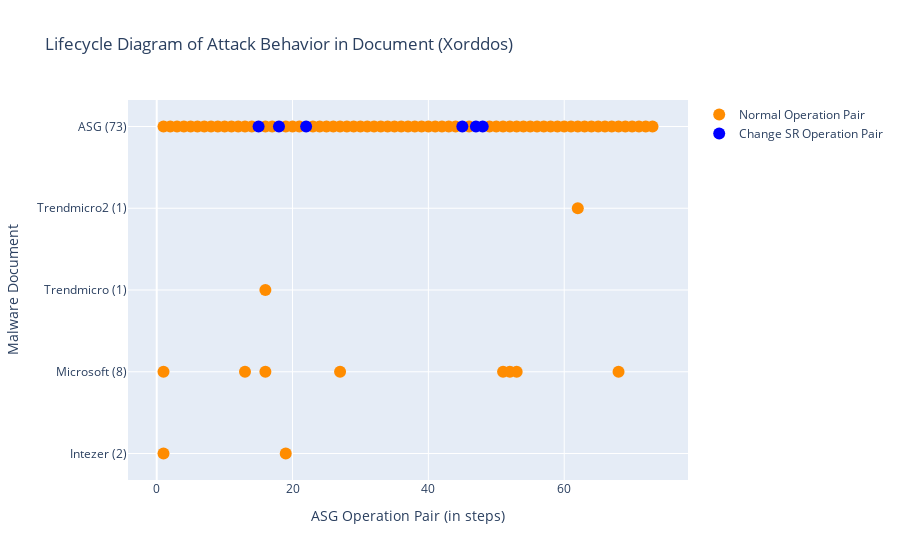

Notebook source saved alongside this figure:
### Markdown cell above
### Run Script: draw Lifecycle diagram
- 兩個 traces (legend) 一般的 OP 和 ChangeSys OP。分兩個顏色，不重疊。
- x: [a,a,a,a,b,b,b,c,c,c] 不同 report 的 step 可以放同一個 list，因為屬於同個 trace。

### Code cell
# import plotly.express as px
import plotly.graph_objects as go

def symmetric_difference(list1: list, list2: list) -> list:
    ''' return list1 - list2. '''
    s = set(list2)
    temp3 = [x for x in list1 if x not in s]
    return temp3

def draw_lifecycle(fset:FamilySet):
    familname = fset.familyname
    # reportnames = [rem.reportname for rem in fset.rem_lst if len(rem.match_regex)]

    fig = go.Figure()
    x, y = [], []
    x_sys, y_sys = [], []
    for i, rem in enumerate(fset.rem_lst):
        if len(rem.OPset_order_index) == 0:
            continue

        numOfDot = len(rem.OPset_order_index)
        reportname = rem.reportname.split('.')[0]
        reportname = reportname.split('-')[1]
        if reportname == 'Ms':
            reportname = 'Microsoft'
        reportname += f' ({numOfDot})'
        x_sys.extend(rem.SysOPset_order_index) # 改變系統設定檔的 OP
        y_sys.extend([reportname] * len(rem.SysOPset_order_index))
        current_x_normal = symmetric_difference(rem.OPset_order_index, rem.SysOPset_order_index) # 一般的/其餘的 OP
        # print(reportname, 'numOfDot', numOfDot, 'rem.OPset_order_index', rem.OPset_order_index)
        # print('x_normal', current_x_normal, 'x_sys', rem.SysOPset_order_index)
        x.extend(current_x_normal)
        y.extend([reportname] * len(current_x_normal))
        pass
    # todo: add baseline's lifecycle
    print()
    rowname = f'ASG ({len(fset.sample.OPset)})'
    current_x_system = fset.sample.OPset_sysOnly_ordered_index
    current_x_normal = symmetric_difference(list(range(len(fset.sample.OPset))), current_x_system) # all steps - sysobj steps
    # print(sorted(current_x_system)) # 只能放UPDATE的，OPEN/READ不能喔
    x_sys.extend(current_x_system)
    y_sys.extend([rowname] * len(current_x_system)) 
    x.extend(current_x_normal)
    y.extend([rowname] * len(current_x_normal))
    # print(rowname, len(fset.sample.OPset), len(current_x_system), len(current_x_normal))
    
    # normal OPs
    x = [idx+1 for idx in x] # add 1 to each asg index
    fig.add_trace(go.Scatter(
        x=x,
        y=y,
        marker=dict(color="darkorange", size=12),
        mode="markers",
        name="Normal Operation Pair",
    ))

    # changeSysObj OPs
    x_sys = x = [idx+1 for idx in x_sys]
    fig.add_trace(go.Scatter(
        x=x_sys,
        y=y_sys,
        marker=dict(color="blue", size=12),
        mode="markers",
        name="Change SR Operation Pair",
    ))

    fig.update_layout(title=f"Lifecycle Diagram of Attack Behavior in Document ({familname})",
                    xaxis_title="ASG Operation Pair (in steps)",
                    yaxis_title="Malware Document")
    fig.show()
    pass

draw_lifecycle(fset)

### Figure 1 — Plotly figure (JSON) as saved in the notebook; plotly's stock layout.template omitted (floating-point values rounded to 4 significant figures)
{"data": [{"marker": {"color": "darkorange", "size": 12}, "mode": "markers", "name": "Normal Operation Pair", "type": "scatter", "x": [1, 19, 27, 16, 1, 51, 52, 53, 13, 68, 16, 62, 1, 2, 3, 4, 5, 6, 7, 8, 9, 10, 11, 12, 13, 14, 16, 17, 19, 20, 21, 23, 24, 25, 26, 27, 28, 29, 30, 31, 32, 33, 34, 35, 36, 37, 38, 39, 40, 41, 42, 43, 44, 46, 49, 50, 51, 52, 53, 54, 55, 56, 57, 58, 59, 60, 61, 62, 63, 64, 65, 66, 67, 68, 69, 70, 71, 72, 73], "y": ["Intezer (2)", "Intezer (2)", "Microsoft (8)", "Microsoft (8)", "Microsoft (8)", "Microsoft (8)", "Microsoft (8)", "Microsoft (8)", "Microsoft (8)", "Microsoft (8)", "Trendmicro (1)", "Trendmicro2 (1)", "ASG (73)", "ASG (73)", "ASG (73)", "ASG (73)", "ASG (73)", "ASG (73)", "ASG (73)", "ASG (73)", "ASG (73)", "ASG (73)", "ASG (73)", "ASG (73)", "ASG (73)", "ASG (73)", "ASG (73)", "ASG (73)", "ASG (73)", "ASG (73)", "ASG (73)", "ASG (73)", "ASG (73)", "ASG (73)", "ASG (73)", "ASG (73)", "ASG (73)", "ASG (73)", "ASG (73)", "ASG (73)", "ASG (73)", "ASG (73)", "ASG (73)", "ASG (73)", "ASG (73)", "ASG (73)", "ASG (73)", "ASG (73)", "ASG (73)", "ASG (73)", "ASG (73)", "ASG (73)", "ASG (73)", "ASG (73)", "ASG (73)", "ASG (73)", "ASG (73)", "ASG (73)", "ASG (73)", "ASG (73)", "ASG (73)", "ASG (73)", "ASG (73)", "ASG (73)", "ASG (73)", "ASG (73)", "ASG (73)", "ASG (73)", "ASG (73)", "ASG (73)", "ASG (73)", "ASG (73)", "ASG (73)", "ASG (73)", "ASG (73)", "ASG (73)", "ASG (73)", "ASG (73)", "ASG (73)"]}, {"marker": {"color": "blue", "size": 12}, "mode": "markers", "name": "Change SR Operation Pair", "type": "scatter", "x": [48, 22, 18, 15, 45, 47], "y": ["ASG (73)", "ASG (73)", "ASG (73)", "ASG (73)", "ASG (73)", "ASG (73)"]}], "layout": {"title": {"text": "Lifecycle Diagram of Attack Behavior in Document (Xorddos)"}, "xaxis": {"title": {"text": "ASG Operation Pair (in steps)"}}, "yaxis": {"title": {"text": "Malware Document"}}}}
